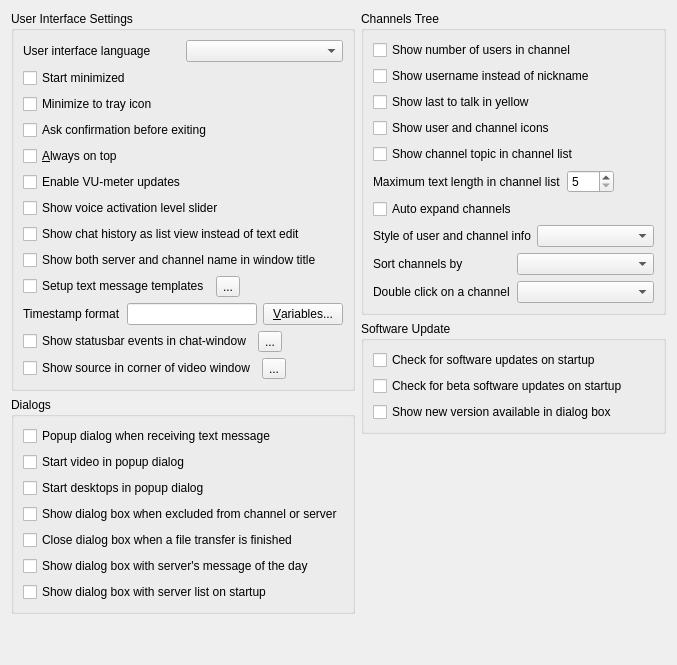
     <widget class="QWidget" name="displayTab">
      <attribute name="title">
       <string>Display</string>
      </attribute>
      <layout class="QHBoxLayout" name="horizontalLayout_31">
       <item>
        <layout class="QVBoxLayout" name="verticalLayout_21">
         <item>
          <widget class="QGroupBox" name="groupBox_3">
           <property name="title">
            <string>User Interface Settings</string>
           </property>
           <layout class="QVBoxLayout" name="verticalLayout_18">
            <item>
             <layout class="QHBoxLayout" name="horizontalLayout_17">
              <item>
               <widget class="QLabel" name="label_5">
                <property name="text">
                 <string>User interface language</string>
                </property>
                <property name="buddy">
                 <cstring>languageBox</cstring>
                </property>
               </widget>
              </item>
              <item>
               <widget class="QComboBox" name="languageBox"/>
              </item>
             </layout>
            </item>
            <item>
             <widget class="QCheckBox" name="startminimizedChkBox">
              <property name="text">
               <string>Start minimized</string>
              </property>
             </widget>
            </item>
            <item>
             <widget class="QCheckBox" name="trayChkBox">
              <property name="text">
               <string>Minimize to tray icon</string>
              </property>
             </widget>
            </item>
            <item>
             <widget class="QCheckBox" name="confirmExitChkBox">
              <property name="text">
               <string>Ask confirmation before exiting</string>
              </property>
             </widget>
            </item>
            <item>
             <widget class="QCheckBox" name="alwaysontopChkBox">
              <property name="text">
               <string>&amp;Always on top</string>
              </property>
             </widget>
            </item>
            <item>
             <widget class="QCheckBox" name="vumeterChkBox">
              <property name="text">
               <string>Enable VU-meter updates</string>
              </property>
             </widget>
            </item>
            <item>
             <widget class="QCheckBox" name="voiceActLevelChkBox">
              <property name="text">
               <string>Show voice activation level slider</string>
              </property>
             </widget>
            </item>
            <item>
             <widget class="QCheckBox" name="chatlistviewChkBox">
              <property name="text">
               <string>Show chat history as list view instead of text edit</string>
              </property>
             </widget>
            </item>
            <item>
             <widget class="QCheckBox" name="ServnameChkBox">
              <property name="text">
               <string>Show both server and channel name in window title</string>
              </property>
             </widget>
            </item>
            <item>
             <layout class="QHBoxLayout" name="horizontalLayout_34">
              <item>
               <widget class="QCheckBox" name="chatTemplateChkBox">
                <property name="text">
                 <string>Setup text message templates</string>
                </property>
               </widget>
              </item>
              <item>
               <widget class="QToolButton" name="chatTemplateToolButton">
                <property name="accessibleName">
                 <string>Edit Chat Message Templates</string>
                </property>
                <property name="text">
                 <string notr="true">...</string>
                </property>
               </widget>
              </item>
              <item>
               <spacer name="horizontalSpacer_12">
                <property name="orientation">
                 <enum>Qt::Orientation::Horizontal</enum>
                </property>
                <property name="sizeHint" stdset="0">
                 <size>
                  <width>40</width>
                  <height>20</height>
                 </size>
                </property>
               </spacer>
              </item>
             </layout>
            </item>
            <item>
             <layout class="QHBoxLayout" name="horizontalLayout_30">
              <item>
               <widget class="QLabel" name="timestampformatLabel">
                <property name="text">
                 <string>Timestamp format</string>
                </property>
                <property name="buddy">
                 <cstring>timestampformatEdit</cstring>
                </property>
               </widget>
              </item>
              <item>
               <widget class="QLineEdit" name="timestampformatEdit"/>
              </item>
              <item>
               <widget class="QPushButton" name="TSFVarButton">
                <property name="text">
                 <string>&amp;Variables...</string>
                </property>
               </widget>
              </item>
             </layout>
            </item>
            <item>
             <layout class="QHBoxLayout" name="horizontalLayout_18">
              <item>
               <widget class="QCheckBox" name="logstatusbarChkBox">
                <property name="text">
                 <string>Show statusbar events in chat-window</string>
                </property>
               </widget>
              </item>
              <item>
               <widget class="QToolButton" name="statusbarToolButton">
                <property name="accessibleName">
                 <string>Configure events</string>
                </property>
                <property name="text">
                 <string notr="true">...</string>
                </property>
               </widget>
              </item>
              <item>
               <spacer name="horizontalSpacer_32">
                <property name="orientation">
                 <enum>Qt::Orientation::Horizontal</enum>
                </property>
                <property name="sizeHint" stdset="0">
                 <size>
                  <width>40</width>
                  <height>20</height>
                 </size>
                </property>
               </spacer>
              </item>
             </layout>
            </item>
            <item>
             <layout class="QHBoxLayout" name="horizontalLayout_15">
              <property name="spacing">
               <number>6</number>
              </property>
              <item>
               <widget class="QCheckBox" name="vidtextChkBox">
                <property name="text">
                 <string>Show source in corner of video window</string>
                </property>
               </widget>
              </item>
              <item>
               <widget class="QToolButton" name="vidtextsrcToolBtn">
                <property name="accessibleName">
                 <string>Video window settings</string>
                </property>
                <property name="text">
                 <string notr="true">...</string>
                </property>
               </widget>
              </item>
              <item>
               <spacer name="horizontalSpacer_19">
                <property name="orientation">
                 <enum>Qt::Orientation::Horizontal</enum>
                </property>
                <property name="sizeHint" stdset="0">
                 <size>
                  <width>40</width>
                  <height>20</height>
                 </size>
                </property>
               </spacer>
              </item>
             </layout>
            </item>
           </layout>
          </widget>
         </item>
         <item>
          <widget class="QGroupBox" name="groupBox_16">
           <property name="title">
            <string>Dialogs</string>
           </property>
           <layout class="QVBoxLayout" name="verticalLayout_4">
            <item>
             <widget class="QCheckBox" name="msgpopupChkBox">
              <property name="text">
               <string>Popup dialog when receiving text message</string>
              </property>
             </widget>
            </item>
            <item>
             <widget class="QCheckBox" name="videodlgChkBox">
              <property name="text">
               <string>Start video in popup dialog</string>
              </property>
             </widget>
            </item>
            <item>
             <widget class="QCheckBox" name="desktopdlgChkBox">
              <property name="text">
               <string>Start desktops in popup dialog</string>
              </property>
             </widget>
            </item>
            <item>
             <widget class="QCheckBox" name="dlgExcludeChkBox">
              <property name="text">
               <string>Show dialog box when excluded from channel or server</string>
              </property>
             </widget>
            </item>
            <item>
             <widget class="QCheckBox" name="closeFileDlgChkBox">
              <property name="text">
               <string>Close dialog box when a file transfer is finished</string>
              </property>
             </widget>
            </item>
            <item>
             <widget class="QCheckBox" name="dlgMOTDChkBox">
              <property name="text">
               <string>Show dialog box with server's message of the day</string>
              </property>
             </widget>
            </item>
            <item>
             <widget class="QCheckBox" name="startServerListChkBox">
              <property name="text">
               <string>Show dialog box with server list on startup</string>
              </property>
             </widget>
            </item>
           </layout>
          </widget>
         </item>
         <item>
          <spacer name="verticalSpacer_6">
           <property name="orientation">
            <enum>Qt::Orientation::Vertical</enum>
           </property>
           <property name="sizeHint" stdset="0">
            <size>
             <width>20</width>
             <height>40</height>
            </size>
           </property>
          </spacer>
         </item>
        </layout>
       </item>
       <item>
        <layout class="QVBoxLayout" name="verticalLayout_23">
         <item>
          <widget class="QGroupBox" name="groupBox_14">
           <property name="title">
            <string>Channels Tree</string>
           </property>
           <layout class="QVBoxLayout" name="verticalLayout">
            <item>
             <widget class="QCheckBox" name="usercountChkBox">
              <property name="text">
               <string>Show number of users in channel</string>
              </property>
             </widget>
            </item>
            <item>
             <widget class="QCheckBox" name="showusernameChkBox">
              <property name="text">
               <string>Show username instead of nickname</string>
              </property>
             </widget>
            </item>
            <item>
             <widget class="QCheckBox" name="lasttalkChkBox">
              <property name="text">
               <string>Show last to talk in yellow</string>
              </property>
             </widget>
            </item>
            <item>
             <widget class="QCheckBox" name="animChkBox">
              <property name="text">
               <string>Show user and channel icons</string>
              </property>
             </widget>
            </item>
            <item>
             <widget class="QCheckBox" name="chanTopicChkBox">
              <property name="text">
               <string>Show channel topic in channel list</string>
              </property>
             </widget>
            </item>
            <item>
             <layout class="QHBoxLayout" name="horizontalLayout_16">
              <item>
               <widget class="QLabel" name="label_39">
                <property name="text">
                 <string>Maximum text length in channel list</string>
                </property>
                <property name="buddy">
                 <cstring>maxtextSpinBox</cstring>
                </property>
               </widget>
              </item>
              <item>
               <widget class="QSpinBox" name="maxtextSpinBox">
                <property name="sizePolicy">
                 <sizepolicy hsizetype="Fixed" vsizetype="Fixed">
                  <horstretch>0</horstretch>
                  <verstretch>0</verstretch>
                 </sizepolicy>
                </property>
                <property name="minimum">
                 <number>5</number>
                </property>
                <property name="maximum">
                 <number>512</number>
                </property>
               </widget>
              </item>
              <item>
               <spacer name="horizontalSpacer_18">
                <property name="orientation">
                 <enum>Qt::Orientation::Horizontal</enum>
                </property>
                <property name="sizeHint" stdset="0">
                 <size>
                  <width>40</width>
                  <height>20</height>
                 </size>
                </property>
               </spacer>
              </item>
             </layout>
            </item>
            <item>
             <widget class="QCheckBox" name="chanexpChkBox">
              <property name="text">
               <string>Auto expand channels</string>
              </property>
             </widget>
            </item>
            <item>
             <layout class="QHBoxLayout" name="horizontalLayout_33">
              <item>
               <widget class="QLabel" name="label_infoStyle">
                <property name="text">
                 <string>Style of user and channel info</string>
                </property>
                <property name="buddy">
                 <cstring>infoStyleBox</cstring>
                </property>
               </widget>
              </item>
              <item>
               <widget class="QComboBox" name="infoStyleBox"/>
              </item>
             </layout>
            </item>
            <item>
             <layout class="QHBoxLayout" name="horizontalLayout_27">
              <item>
               <widget class="QLabel" name="label_45">
                <property name="text">
                 <string>Sort channels by</string>
                </property>
                <property name="buddy">
                 <cstring>channelsortComboBox</cstring>
                </property>
               </widget>
              </item>
              <item>
               <widget class="QComboBox" name="channelsortComboBox"/>
              </item>
             </layout>
            </item>
            <item>
             <layout class="QHBoxLayout" name="horizontalLayout_26">
              <item>
               <widget class="QLabel" name="label_dbclickchan">
                <property name="text">
                 <string>Double click on a channel</string>
                </property>
                <property name="buddy">
                 <cstring>chanDbClickBox</cstring>
                </property>
               </widget>
              </item>
              <item>
               <widget class="QComboBox" name="chanDbClickBox"/>
              </item>
             </layout>
            </item>
           </layout>
          </widget>
         </item>
         <item>
          <widget class="QGroupBox" name="groupBox_15">
           <property name="title">
            <string>Software Update</string>
           </property>
           <layout class="QVBoxLayout" name="verticalLayout_9">
            <item>
             <widget class="QCheckBox" name="updatesChkBox">
              <property name="text">
               <string>Check for software updates on startup</string>
              </property>
             </widget>
            </item>
            <item>
             <widget class="QCheckBox" name="betaUpdatesChkBox">
              <property name="text">
               <string>Check for beta software updates on startup</string>
              </property>
             </widget>
            </item>
            <item>
             <widget class="QCheckBox" name="updatesDlgChkBox">
              <property name="text">
               <string>Show new version available in dialog box</string>
              </property>
             </widget>
            </item>
           </layout>
          </widget>
         </item>
         <item>
          <spacer name="verticalSpacer_8">
           <property name="orientation">
            <enum>Qt::Orientation::Vertical</enum>
           </property>
           <property name="sizeHint" stdset="0">
            <size>
             <width>20</width>
             <height>40</height>
            </size>
           </property>
          </spacer>
         </item>
        </layout>
       </item>
      </layout>
     </widget>
